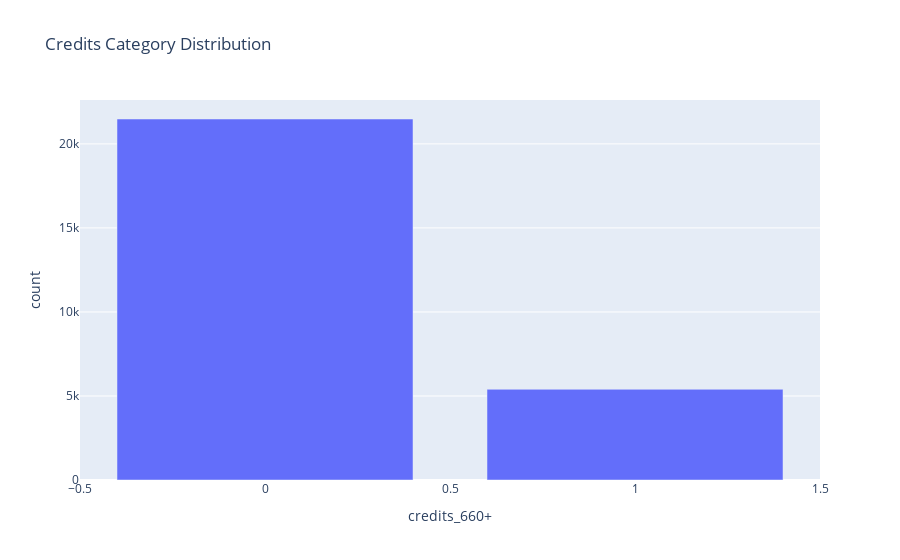

Write notebook code for a chart like this one.
### Code cell
# split dataset into three categories
def get_split_values(df_merge_full, value:int):
    col_name = f'credits_{value}+'
    df_modeling = df_merge_full.drop(columns=['id', 'changed_at', 'user', 'batch', 'state', 'user_id'])
    df_modeling[col_name] = (df_modeling['credits'] > value).astype(int)
    df_modeling = df_modeling.drop(columns=['credits'])

    fig = px.bar(pd.DataFrame(df_modeling[col_name].value_counts().reset_index()), x=col_name, y='count', title='Credits Category Distribution')
    fig.show()
    
    df_modeling = df_modeling[df_modeling[col_name].isnull()==False] # clean data from null values
    return df_modeling, col_name

df_modeling, colname = get_split_values(df_merge_full, 660)

### Figure 1 — Plotly figure (JSON) as saved in the notebook; plotly's stock layout.template omitted (floating-point values rounded to 4 significant figures)
{"data": [{"hovertemplate": "credits_660+=%{x}<br>count=%{y}<extra></extra>", "legendgroup": "", "marker": {"color": "#636efa", "pattern": {"shape": ""}}, "name": "", "orientation": "v", "showlegend": false, "textposition": "auto", "type": "bar", "x": [0, 1], "xaxis": "x", "y": [21482, 5397], "yaxis": "y"}], "layout": {"barmode": "relative", "legend": {"tracegroupgap": 0}, "title": {"text": "Credits Category Distribution"}, "xaxis": {"anchor": "y", "domain": [0, 1], "title": {"text": "credits_660+"}}, "yaxis": {"anchor": "x", "domain": [0, 1], "title": {"text": "count"}}}}
